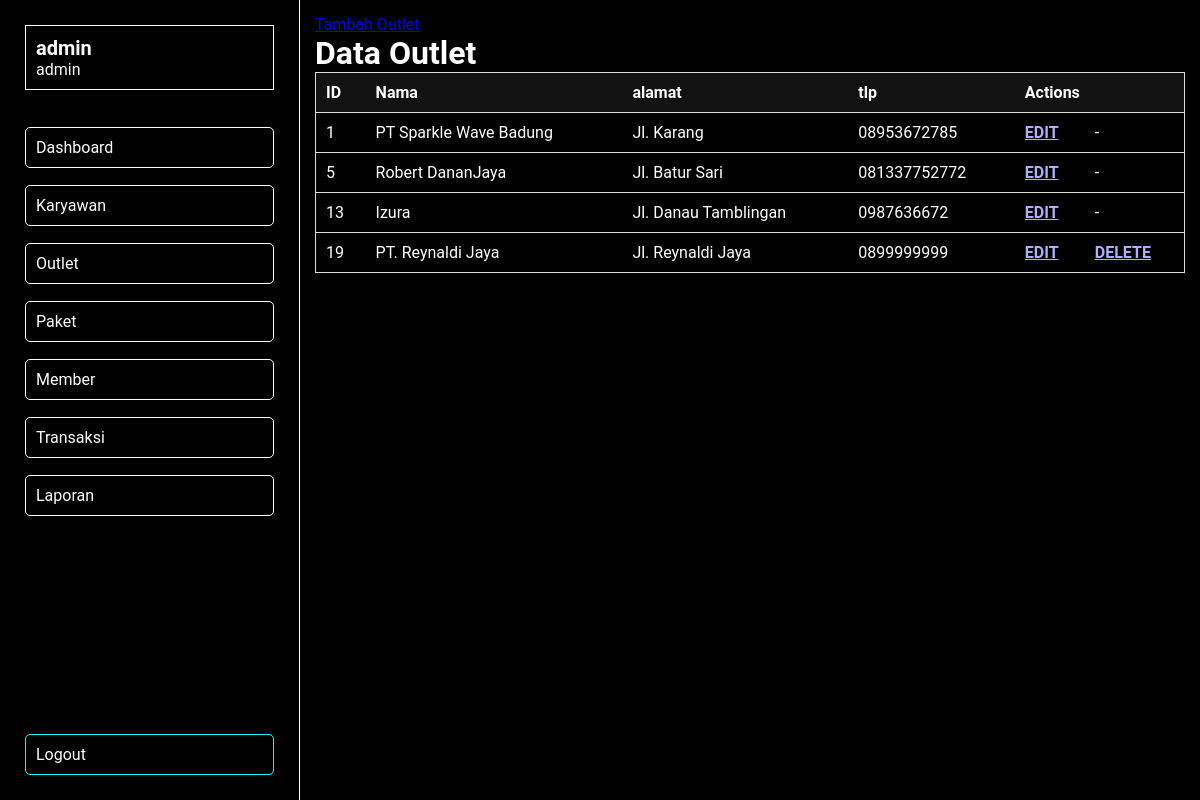
/views/admin_panel/panel.php?page=outlet (signed in), run on the app's committed database.
### tables this page shows
CREATE TABLE `tb_outlet` (
  `id` int NOT NULL,
  `nama` varchar(100) NOT NULL,
  `alamat` text NOT NULL,
  `tlp` varchar(15) NOT NULL
);

### views/admin_panel/c/outlet.php (the view, shortened to what this page needs)
<div class="box outlet">
    <a href="?page=tambah_outlet">Tambah Outlet</a>
    <h1 class="title">Data Outlet</h1>
    <table class="tabel-data">
        <tr>
            <th>ID</th>
            <th>Nama</th>
            <th>alamat</th>
            <th>tlp</th>
            <th colspan="2">Actions</th>
        </tr>
        <?php
        $query = "SELECT tb_outlet.*,
        (SELECT COUNT(*) FROM (
            SELECT id_outlet FROM tb_user
            UNION ALL
            SELECT id_outlet FROM tb_transaksi
        ) as tb WHERE tb.id_outlet = tb_outlet.id) as is_used
        FROM tb_outlet";
        $result = mysqli_query($koneksi, $query);
        while ($data = mysqli_fetch_assoc($result)) {
            echo "
                    <tr>
                    <td>$data[id]</td>
                    <td>$data[nama]</td>
                    <td>$data[alamat]</td>
                    <td>$data[tlp]</td>
                    <td><a href='?page=edit_outlet&id=$data[id]'>EDIT</a></td>
                ";
            if (!$data['is_used']) {
                echo "<td><a href='?page=delete_outlet&id=$data[id]'>DELETE</a></td>";
            } else {
                echo "<td>-</td>";
            }
            echo "</tr>";
        }
        ?>
    </table>
</div>

### views/admin_panel/css_panel/form.css (style rules this page uses)
body { background-color: black; font-family: "Roboto", sans-serif; height: 100vh; overflow-x: hidden; color: white; }

### views/admin_panel/css_panel/panel.css (style rules this page uses)
* { margin: 0; padding: 0; box-sizing: border-box; }
body { background-color: black; min-height: 100vh; }
h1, h2, h3, h4, h5, h6, p, input, select, textarea, div, span { color: white; }
tr, td, th { color: white; }

### views/admin_panel/css_panel/sidebar.css (style rules this page uses)
body { padding-left: 300px; font-family: "Roboto", sans-serif; }

### views/admin_panel/css_panel/detail_transaksi.css (style rules this page uses)
body { min-height: auto; height: min-content !important; }

### views/admin_panel/css_panel/table.css (style rules this page uses)
table.tabel-data { border-collapse: collapse; width: 100%; margin-bottom: 20px; }
table.tabel-data th { background-color: #121212; color: white; font-weight: bold; padding: 10px; text-align: left; }
table.tabel-data td { border-bottom: 1px solid #ddd; padding: 10px; }
table.tabel-data td a { color: rgb(175, 175, 255); font-weight: bold; }
table.tabel-data tr { border-top: 1px solid #ddd; border-left: 1px solid #ddd; border-right: 1px solid #ddd; }

### data on the page
tb_outlet: id "1", nama "PT Sparkle Wave Badung", alamat "Jl. Karang", tlp "08953672785"
tb_outlet: id "5", nama "Robert DananJaya", alamat "Jl. Batur Sari", tlp "081337752772"
tb_outlet: id "13", nama "Izura", alamat "Jl. Danau Tamblingan", tlp "0987636672"
tb_outlet: id "19", nama "PT. Reynaldi Jaya", alamat "Jl. Reynaldi Jaya", tlp "0899999999"

### other printed values
$username "admin"
$role "admin"
